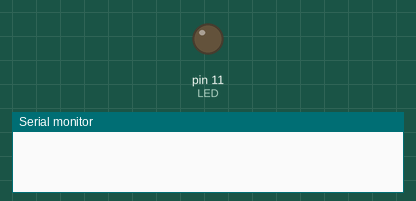
A sketch run on a simulated Arduino Nano, built with avr-gcc and run on an emulated ATmega328P. Shown: output pins drawn as LEDs (lit = HIGH), the last lines printed to the serial monitor. Pins used as bus, display or sensor lines are not drawn.

Above: at 4.1 s.
At 6.6 s:
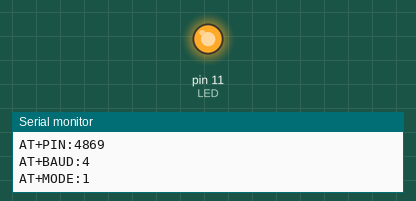
Timing chart, 0 to 8.1 s (numbered marks = the images above):
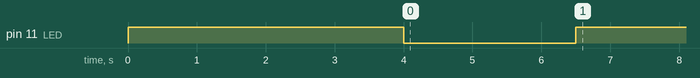

The sketch:

Configuracionhc05.ino
```cpp
/*CONFIGURACION PARA MODULO BT HC-05 BY EP FOR TEAMAURA*/
/*ARDUINO NANO*/


const int LED =11;
const int BTPOWER=10;

char NombreBT[12]="TeamAuraBT1";
char pin[5]="4869";
char velocidad='4'; //9600
char modo='1'; //Para indicar que va a ser modo maestro.

void setup(){
  pinMode(LED, OUTPUT);
  pinMode(BTPOWER, OUTPUT);

  Serial.begin(38400); //velocidad de BT en modo configuracion


  digitalWrite(LED, HIGH); // PAra indicar cuando entra en modo configuracion.
  delay(4000);
  digitalWrite(LED, LOW);

  digitalWrite(BTPOWER, HIGH); //Inicializa el proceso de alimentacion.
  delay(2500);
  Serial.print("AT\r\n"); //Para finalizar un comando.

  Serial.print("AT+NAME:"); // Para configurar el nombre, depende de la versión el comando, si no funciona probar con NAME O NAME=
  Serial.print(NombreBT);
  Serial.print("\r\n");

  Serial.print("AT+PIN:"); //PAra configurar el pin, si no funciona probar con AT+PSWD:
  Serial.print(pin);
  Serial.print("\r\n");

  Serial.print("AT+BAUD:"); // Para cambiar la velocidad al modo normal de funcionamiento.
  Serial.print(velocidad);
  Serial.print("\r\n");

  Serial.print("AT+MODE:"); // Para configurar el modo de funcionamiento, 1 para maestro y 0 para esclavo.
  Serial.print(modo);
  Serial.print("\r\n");

  digitalWrite(LED, HIGH); // Cuando todo el proceso de configuracion termine, el led del arduino se encenderá.

}

void loop(){

}
```
